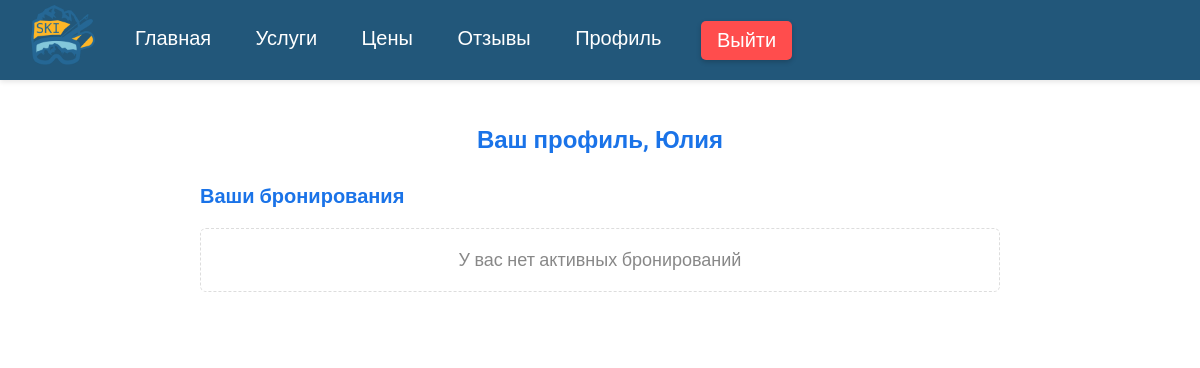
The page /profile/ (signed in) on the database as committed earlier.
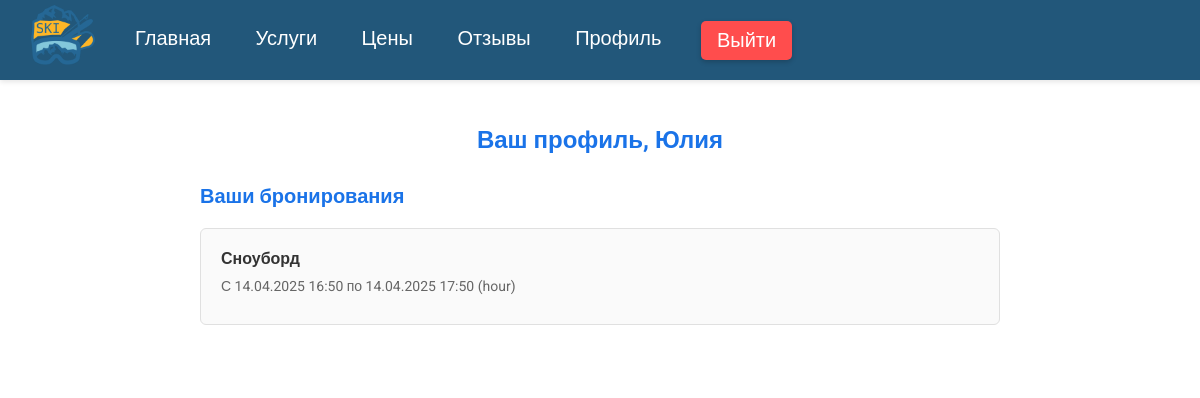
The same page on the database as committed later.
### core/models.py (models this page shows, shortened)
class Booking(models.Model):
    user = models.ForeignKey(CustomUser, on_delete=models.CASCADE, null=True, blank=True, verbose_name="Пользователь")
    service = models.ForeignKey(Service, on_delete=models.SET_NULL, null=True, blank=True, verbose_name="Услуга")
    equipment = models.ForeignKey(Equipment, on_delete=models.SET_NULL, null=True, blank=True, verbose_name="Оборудование")
    start_date = models.DateTimeField(null=True, blank=True, verbose_name="Дата начала")
    end_date = models.DateTimeField(null=True, blank=True, verbose_name="Дата окончания")
    duration_type = models.CharField(
        max_length=10,
        choices=[('hour', 'Час'), ('day', 'День')],
        default='hour',
        blank=True,
        verbose_name="Тип длительности"
    )
    class Meta:
        verbose_name = "Бронирование"
        verbose_name_plural = "Бронирования"

class Service(models.Model):
    name = models.CharField(max_length=100, verbose_name="Название")
    description = models.TextField(blank=True, verbose_name="Описание")
    service_type = models.ForeignKey(ServiceType, on_delete=models.SET_NULL, null=True, verbose_name="Тип услуги")
    equipment = models.ManyToManyField('Equipment', blank=True, verbose_name="Оборудование")
    prices = models.ManyToManyField(Price, blank=True, verbose_name="Цены")
    class Meta:
        verbose_name = "Услуга"
        verbose_name_plural = "Услуги"

### core/views.py (the view)
# urls.py: path('profile/', views.ProfileView.as_view(), name='profile'),
class ProfileView(LoginRequiredMixin, ListView):
    model = Booking
    template_name = 'profile.html'
    context_object_name = 'bookings'
    def get_queryset(self):
        return Booking.objects.filter(
            user=self.request.user,
            end_date__gte=timezone.now()
        ) | Booking.objects.filter(
            user=self.request.user,
            end_date__isnull=True
        )
    def get_context_data(self, **kwargs):
        context = super().get_context_data(**kwargs)
        context['services'] = {s.id: s for s in Service.objects.all()}
        context['equipment'] = {e.id: e for e in Equipment.objects.all()}
        return context

### core/templates/profile.html (shortened to what this page needs)
{% extends 'base.html' %}
{% load lookup_tags %}
{% block content %}
<div class="profile-container">
    {% if user.first_name %}
        <h1>Ваш профиль, {{ user.first_name }}{% if user.last_name %} {{ user.last_name }}{% endif %}</h1>
    {% else %}
        <h1>Ваш профиль</h1>
    {% endif %}
    <h2>Ваши бронирования</h2>
    {% if bookings %}
        <ul class="bookings-list">
            {% for booking in bookings %}
                <li class="booking-item">
                    {% if booking.service %}
                        <strong>{{ booking.service.name|default:"Неизвестная услуга" }}</strong>
                    {% elif booking.equipment %}
                        <strong>{{ booking.equipment.name|default:"Неизвестное оборудование" }}</strong>
                    {% else %}
                        <strong>Бронирование #{{ booking.id }}</strong>
                    {% endif %}
                    <p class="dates">
                        С {{ booking.start_date|date:"d.m.Y H:i" }}
                        по {{ booking.end_date|date:"d.m.Y H:i" }}
                        ({{ booking.duration_type|default:"час" }})
                    </p>
                </li>
            {% endfor %}
        </ul>
    {% else %}
        <p class="no-bookings">У вас нет активных бронирований</p>
    {% endif %}
</div>
{% endblock %}

Rows that differ between the two databases and show on the page:
now on this page (row edited): Booking: service.name "Сноуборд", start_date "14.04.2025 16:50", end_date "14.04.2025 17:50", duration_type "hour"
Other text that changed with them:
text no longer shown: "У вас нет активных бронирований"
